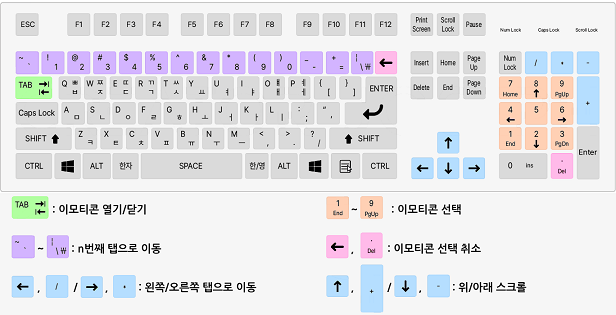
#> input picture res/key_description.png, 616 x 315 px, given in place of resexample_profile_default.png, which was not available
$ python imageprocess.py
#> lines starting #> are read from the running program, lines starting #| are printed output that depends on the picture; pictures that were not available may be replaced by others from this repository, and a replacement may not be noted
from PIL import Image
from matplotlib import pyplot as plt
import numpy as np
import os

def tab_icon(im, filter=Image.BICUBIC):
    # generate background image
    background_main = np.zeros((42,40,4)).astype(np.uint8)
    background_main[:,:,3] = 255
    background_main[:,:,:3] = 239
    background_select = background_main.copy()
    background_select[:,:,:3] = 208
    background_select[0,:,:3] = 215
    background_select[41,:,:3] = 215
    background_select[:,0,:3] = 215
    background_select[:,39,:3] = 215

    background_select = Image.fromarray(background_select)
    background_main = Image.fromarray(background_main)

    # resize foreground image
    foreground = im.resize((40,40), filter)
    foreground = np.array(foreground)
    new_row = [[0, 0, 0, 0]]
    foreground = np.insert(foreground, 40, new_row, axis = 0)
    foreground = np.insert(foreground, 0, new_row, axis = 0)
    foreground_gray = foreground.copy()
    foreground_gray[:,:,0] = foreground_gray[:,:,0] * 0.299 + foreground_gray[:,:,1] * 0.587 + foreground_gray[:,:,2] * 0.114
    foreground_gray[:,:,1] = foreground_gray[:,:,0]
    foreground_gray[:,:,2] = foreground_gray[:,:,0]

    foreground = Image.fromarray(foreground)
    foreground_gray = Image.fromarray(foreground_gray)
    combined = Image.alpha_composite(background_select.convert('RGBA'), foreground.convert('RGBA'))
    combined_gray = Image.alpha_composite(background_main.convert('RGBA'), foreground_gray.convert('RGBA'))
    return combined, combined_gray

def resize100(im, size = (100, 100), filter=Image.BICUBIC):
    return im.resize(size, filter)

def replace_black(im):
    arr = np.array(im.convert('RGBA'))
    mask = np.all(arr == [0,0,0,255], axis = 2)
    arr[mask] = [1,1,1,255]
    return Image.fromarray(arr)

def imageprocess(sourcepath, TabControlName, TabName_ENG):
    path = 'C:/Kostat Messenger 2.0/Skins/Html/images/emoticon/'
    targetpath = path+TabControlName+'/'
    os.makedirs(targetpath, exist_ok = True)

    filelist = os.listdir(sourcepath)
    if 'nearest' in filelist:
        filter = Image.NEAREST
        size = (105, 105)
    else:
        filter = Image.BICUBIC
        size = (100, 100)


    imglist = []
    for file in filelist:
        if (file[-4:] == '.png') | (file[-4:] == '.bmp') | (file[-4:] == '.jpg'):
            imglist.append(file)

    if 'icon.png' in imglist:
        print('working: icon.png')
        im = Image.open(sourcepath + 'icon.png')
        select, main = tab_icon(im)

        select.save(path + 'Tab/tab_'+TabName_ENG+'_select.bmp')
        main.save(path + 'Tab/tab_'+TabName_ENG+'_main.bmp')

        imglist.remove('icon.png')
    else:
        print('working: icon.png')
        im = Image.open(sourcepath + imglist[0])
        select, main = tab_icon(im)

        select.save(path + 'Tab/tab_'+TabName_ENG+'_select.bmp')
        main.save(path + 'Tab/tab_'+TabName_ENG+'_main.bmp')

    for img in imglist:
        print('working: '+ img)
        im = Image.open(sourcepath + img)
        im_resized = resize100(im, size, filter)
        im_resized = replace_black(im_resized)
        im_resized.save(targetpath + img)
    print('image process: complete')

if __name__ == '__main__':
    folder = input('작업폴더 상대경로 입력:')
#> the answer given: res
    TabControlName = input('저장폴더명 입력:')
#> the answer given: res/key_description.png
    TabName_ENG = input('탭이름(영문) 입력:')
#> the answer given: res/tab_Favorite_main_clock.bmp
    imageprocess(folder, TabControlName, TabName_ENG)
#> in imageprocess, im is the input picture: PIL image 616x315 RGBA; mean R, G, B, A 228.2, 227.3, 230.9, 255
#> in tab_icon, `background_select = Image.fromarray(background_select)`:
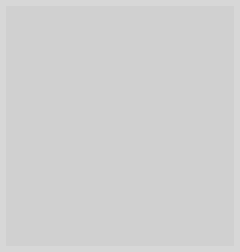
#> background_select: PIL image 40x42 RGBA (shown 6 times larger); mean R, G, B, A 208.7, 208.7, 208.7, 255
#> in tab_icon, `foreground = np.insert(foreground, 40, new_row, axis = 0)`:
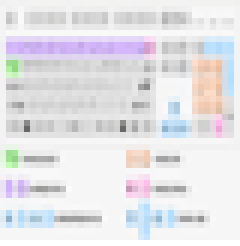
#> foreground: shape (41, 40, 4) (shown 6 times larger); mean R, G, B, A 222.6, 221.8, 225.3, 248.8; transparent parts drawn white
#> in tab_icon, `foreground = np.insert(foreground, 0, new_row, axis = 0)`:
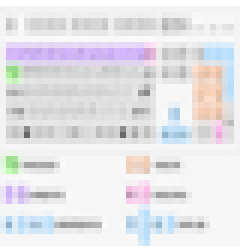
#> foreground: shape (42, 40, 4) (shown 6 times larger); mean R, G, B, A 217.3, 216.5, 219.9, 242.9; transparent parts drawn white
#> in tab_icon, `foreground_gray[:,:,0] = foreground_gray[:,:,0] * 0.299 + foreground_g..`:
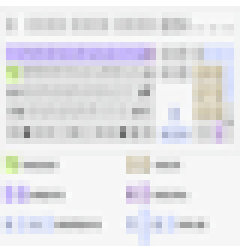
#> foreground_gray: shape (42, 40, 4) (shown 6 times larger); mean R, G, B, A 216.8, 216.5, 219.9, 242.9; transparent parts drawn white
#> in tab_icon, `foreground_gray[:,:,2] = foreground_gray[:,:,0]`:
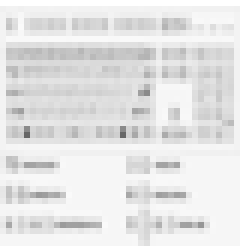
#> foreground_gray: shape (42, 40, 4) (shown 6 times larger); mean R, G, B, A 216.8, 216.8, 216.8, 242.9; transparent parts drawn white
#> in tab_icon, `combined = Image.alpha_composite(background_select.convert('RGBA'), fo..`:
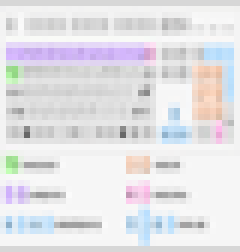
#> combined: PIL image 40x42 RGBA (shown 6 times larger); mean R, G, B, A 227.5, 226.8, 230.2, 255
#> in resize100, `return im.resize(size, filter)`:
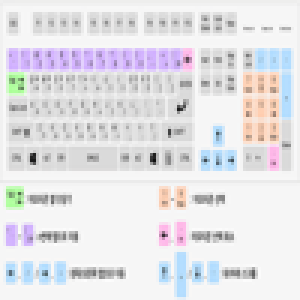
#> returned value: PIL image 100x100 RGBA (shown 3 times larger); mean R, G, B, A 228.1, 227.3, 230.9, 255
#> in replace_black, `mask = np.all(arr == [0,0,0,255], axis = 2)`: mask: shape (100, 100) bool; every value is 0
#> pass 2 of the loop in imageprocess, `for img in imglist:`:
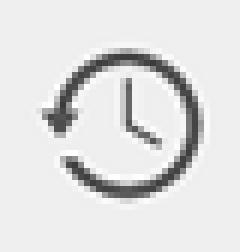
#> input picture res/tab_Favorite_main_clock.bmp, 40 x 42 px, given in place of resexample_profile_invsbl.png, which was not available (shown 6 times larger)
#> in imageprocess, im is the input picture: PIL image 40x42 RGB; min 59, max 255, mean 223.4
#> in resize100 (call 2), `return im.resize(size, filter)`:
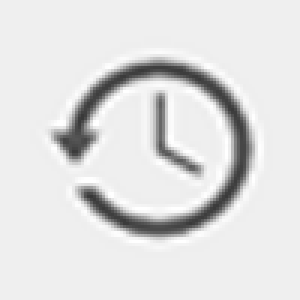
#> returned value: PIL image 100x100 RGB (shown 3 times larger); min 55, max 255, mean 223.4
#> (the run stopped early here; a loop or call above may not have finished)
